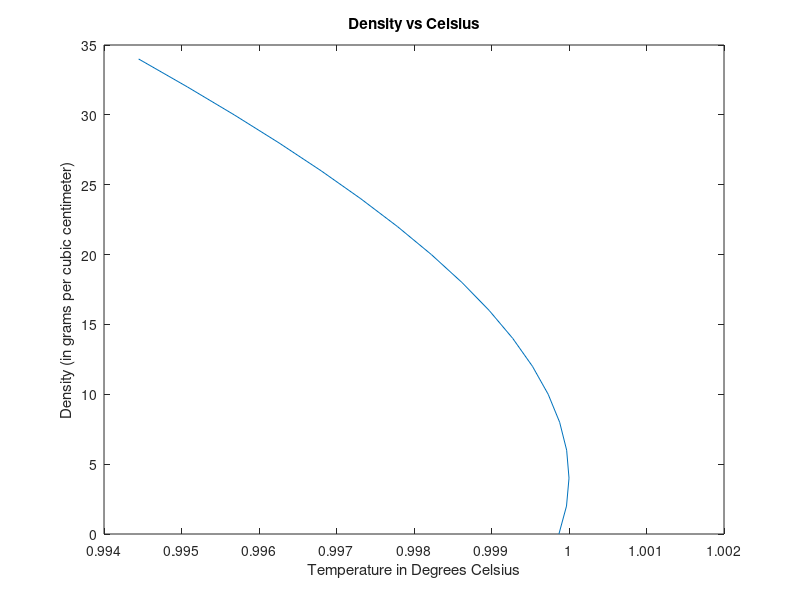

MATLAB code for this plot:

TF = 32:3.6:93.2;
TC = 5/9*(TF-32);
rho = 5.5289e-8*TC.^3-8.5016e-6*TC.^2+6.5622e-5*TC+0.99987

plot(rho,TC)
title('Density vs Celsius')
ylabel('Density (in grams per cubic centimeter)')
xlabel('Temperature in Degrees Celsius')